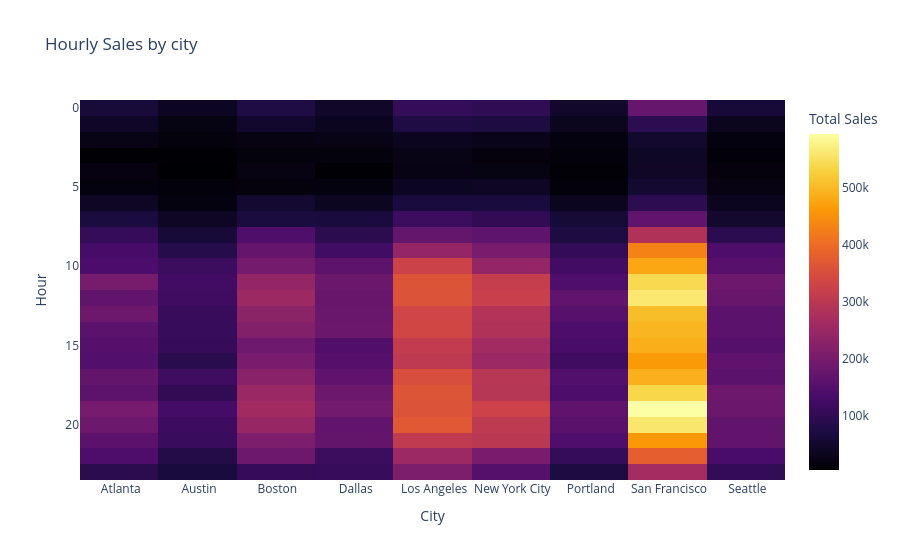

Write notebook code for a chart like this one.
### Code cell
fig

### Figure 1 — Plotly figure (JSON) as saved in the notebook; plotly's stock layout.template omitted (floating-point values rounded to 4 significant figures; data arrays with more than 128 entries replaced by an {"elided": "..."} marker saying what was removed)
{"data": [{"coloraxis": "coloraxis", "hovertemplate": "City: %{x}<br>Hour: %{y}<br>Total Sales: %{z}<extra></extra>", "name": "0", "type": "heatmap", "x": [" Atlanta", " Austin", " Boston", " Dallas", " Los Angeles", " New York City", " Portland", " San Francisco", " Seattle"], "xaxis": "x", "y": [0, 1, 2, 3, 4, 5, 6, 7, 8, 9, 10, 11, 12, 13, 14, 15, 16, 17, 18, 19, 20, 21, 22, 23], "yaxis": "y", "z": {"elided": "24x9 float values"}}], "layout": {"coloraxis": {"autocolorscale": false, "colorbar": {"title": {"text": "Total Sales"}}, "colorscale": [[0, "#000004"], [0.1111, "#1b0c41"], [0.2222, "#4a0c6b"], [0.3333, "#781c6d"], [0.4444, "#a52c60"], [0.5556, "#cf4446"], [0.6667, "#ed6925"], [0.7778, "#fb9b06"], [0.8889, "#f7d13d"], [1, "#fcffa4"]]}, "title": {"text": "Hourly Sales by city"}, "xaxis": {"anchor": "y", "constrain": "domain", "domain": [0, 1], "scaleanchor": "y", "title": {"text": "City"}}, "yaxis": {"anchor": "x", "autorange": "reversed", "constrain": "domain", "domain": [0, 1], "title": {"text": "Hour"}}}}
